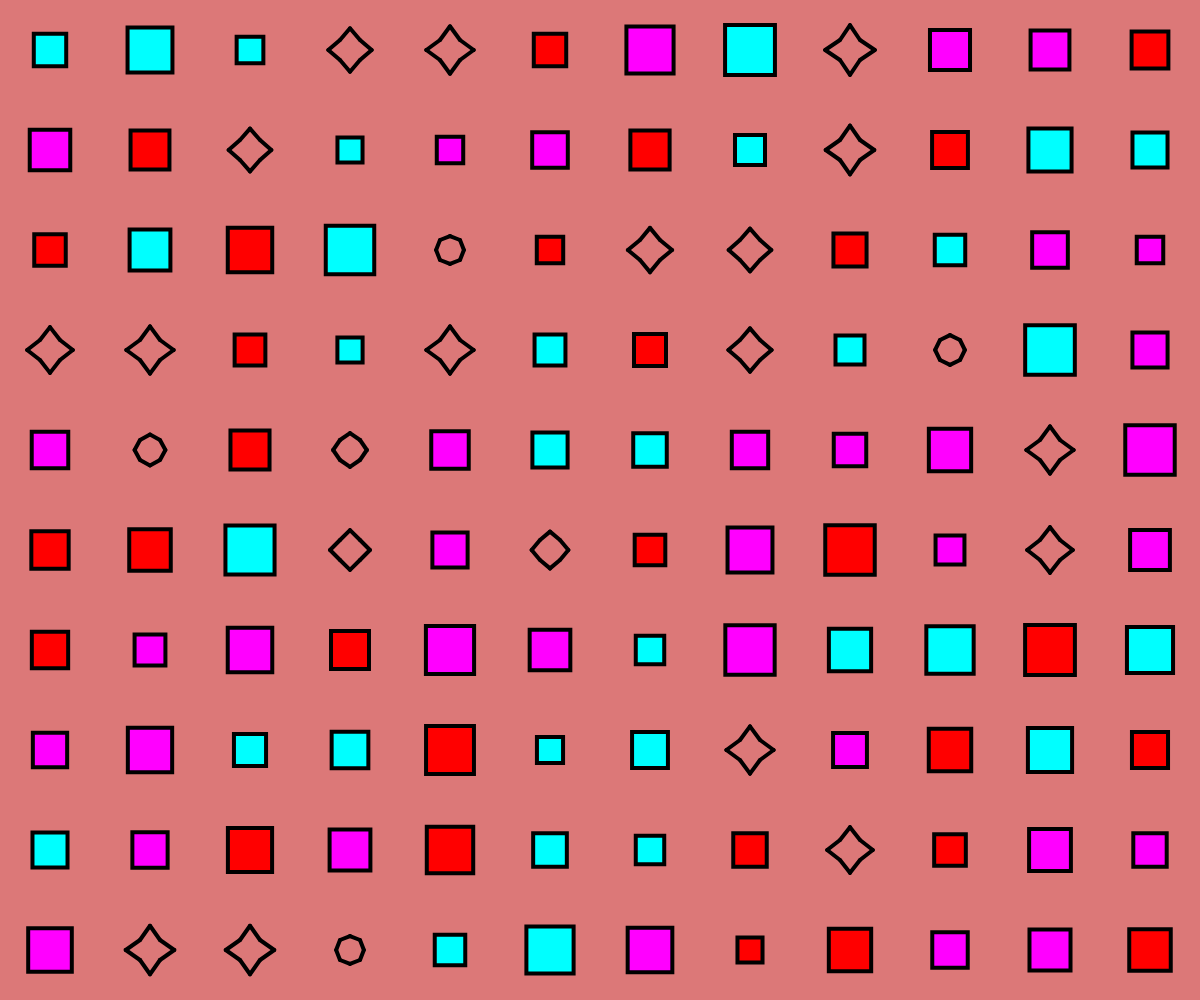
Frame 1 (no input)
Frame 60 (no input): identical to frame 1, image omitted
Frame 120 (the mouse pressed at the canvas centre since frame 60): identical to frame 1, image omitted

The p5.js sketch that drew this single still picture (run headless with seeded random() and noise() and a simulated clock; from frame 60 on, the mouse is pressed at the canvas centre):

// p5.js sketch
// ── sketch.js
function star(x, y, w, c, l) {
  let r = w / 2;
  push();
  translate(x, y);

  for(let cnt=0; cnt < l; cnt++){
  line(c, -c, r, 0);
  line(c, c, r, 0);
  rotate(360/l);
  }

  // line(-c, c, 0, r);
  // line(c, c, 0, r);

  // line(-c, -c, -r, 0);
  // line(-c, c, -r, 0);

  // line(-c, -c, 0, -r);
  // line(c, -c, 0, -r);
  pop();
}

function setup() {
  createCanvas(windowWidth, windowHeight);
  rectMode(CENTER);
  angleMode(DEGREES);
  background(220, 120, 120);

  
  strokeWeight(4);
  let pitch = 100;
  let sqDim = 0.9 * pitch;
  translate(pitch / 2, pitch / 2);

  // randomSeed(1010);
  // draw a column of rows
  for (let y = 0; y < height; y += pitch) {
    // draw a row of squares
    for (let x = 0; x < width; x += pitch) {
      let rn= random (0, 6);
      let rr = random(256);
      let rg = random(256);
      let rb = random(256);

      let rcc = random(["#ff00ff","#ff0000","#00ffff"]);

      let rd = random(25, 50, 80, 120);


      push();
      translate(x, y);

      noFill();
      fill(rcc);

      // stroke(rr, rg, rb);
      

      if (rn < 5){
      rect (0, 0, rd);
      } else if (rn <4) {
      ellipse(0, 0, rd);
      } else{
        star( 0, 0, rd, 10, 4);
      }

      

      // rect(0, 0, sqDim);
      // ellipse(0, 0, sqDim);
      pop();
    }
  }
}

function draw() {}

function mouseClicked(){


}
